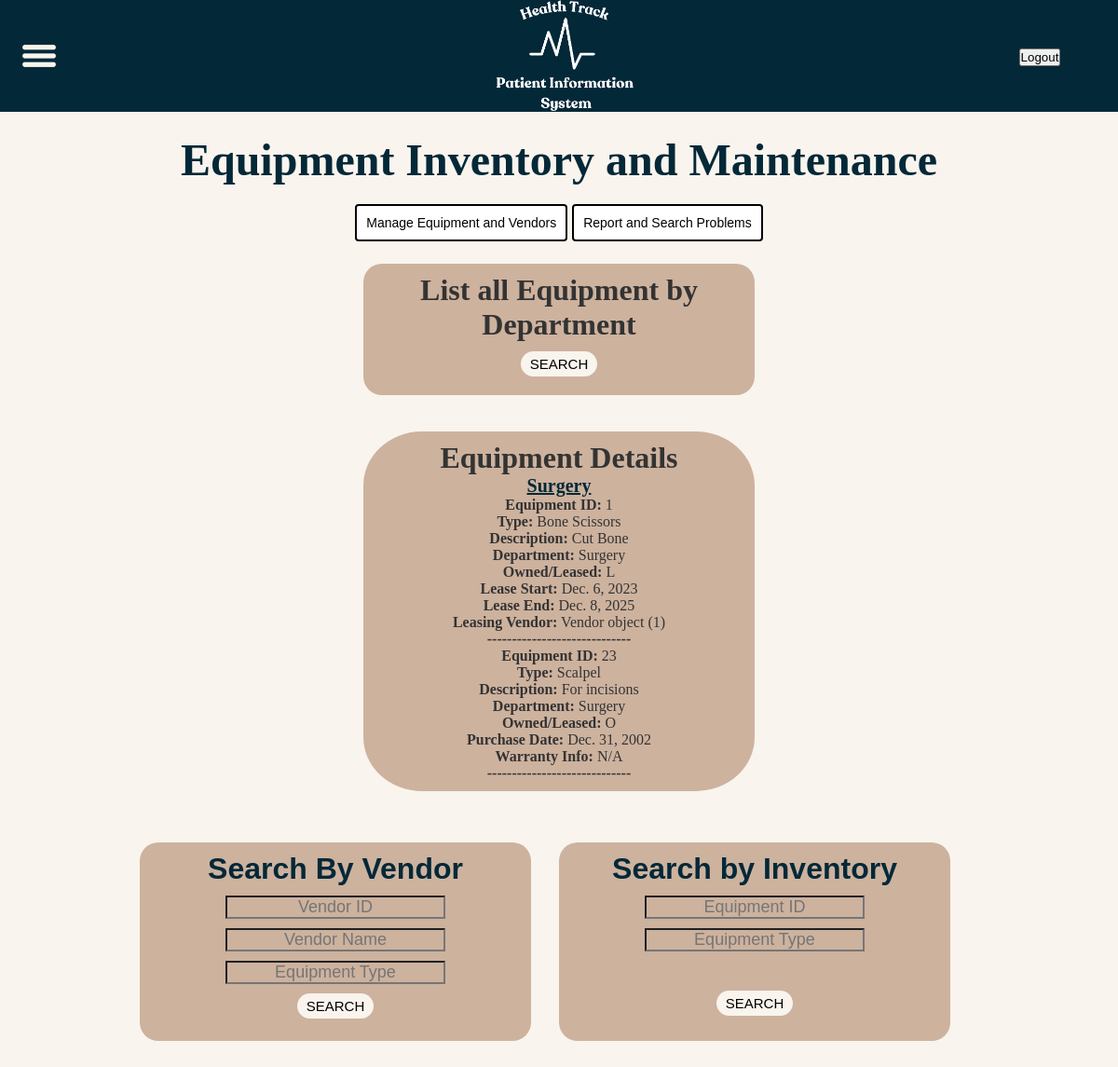
The app's page /equipment/department/ with its own data.
### equipment/models.py (models this page shows, shortened)
class Equipment(models.Model):
    equipmentid = models.IntegerField(db_column='EquipmentID', primary_key=True)  # Field name made lowercase.
    type = models.CharField(db_column='Type', max_length=45)  # Field name made lowercase.
    lease_terms = models.CharField(
        db_column='Lease Terms',
        max_length=45,
        blank=True,
        null=True
    )  # Field name made lowercase. Field renamed to remove unsuitable characters.
    description = models.CharField(
        db_column='Description',
        max_length=120,
        blank=True,
        null=True
    )  # Field name made lowercase.
    departmentleased = models.CharField(
        db_column='DepartmentLeased',
        max_length=45,
        blank=True,
        null=True
    )  # Field name made lowercase.
    owned_lease = models.CharField(
        db_column='Owned/Lease',
        max_length=1
    )  # Field name made lowercase. Field renamed to remove unsuitable characters.
    purchasedate = models.DateField(db_column='PurchaseDate', blank=True, null=True)  # Field name made lowercase.
    warenty_info = models.CharField(
        db_column='Warenty Info',
        max_length=120,
        blank=True,
        null=True
    )  # Field name made lowercase. Field renamed to remove unsuitable characters.
    lease_start = models.DateField(db_column='LeaseStart', blank=True, null=True)  # New field for lease start date.
    lease_end = models.DateField(db_column='LeaseEnd', blank=True, null=True)  # New field for lease end date.
    vendor = models.ForeignKey(Vendor, on_delete=models.SET_NULL, null=True, blank=True, db_column='VendorID')
    class Meta:
        db_table = 'equipment_two'

class Vendor(models.Model):
    vendorid = models.IntegerField(db_column='VendorID', primary_key=True)
    name = models.CharField(max_length=100, unique=True)
    address = models.TextField()
    equipment_types = models.CharField(max_length=200, help_text="Comma-separated list of equipment types")
    preferred = models.BooleanField(default=False)
    class Meta:
        db_table = 'vendor'

### equipment/views.py (the view)
# urls.py: path('equipment/department/', DepartmentView.as_view(),name='department_search'),
class DepartmentView(View):
    def get(self, request):
        department_query = request.GET.get('departmentleased', '')
        if department_query:
            equipment_list = Equipment.objects.filter(departmentleased__icontains=department_query)
        else:
            equipment_list = Equipment.objects.all()
        grouped_equipment = {}
        for item in equipment_list:
            department = item.departmentleased
            if department not in grouped_equipment:
                grouped_equipment[department] = []
            grouped_equipment[department].append(item)
        context = {
            'grouped_equipment': grouped_equipment,
            'department_query': department_query,
        }
        return render(request, 'equipment.html', context)

### equipment/templates/equipment.html (shortened to what this page needs)
{% extends "baseTemplate.html" %}
{% load static %}
{% block page_css %}
    <link rel="stylesheet" href="{% static 'css/equipment.css' %}">
{% endblock %}
{% block content %}
<h1 class="equipment-title">Equipment Inventory and Maintenance</h1>
<div class="redirect-container">
    <a href="{% url 'manage_page' %}">
        <button class="redirect-button">Manage Equipment and Vendors</button>
    </a>
    <a href="{% url 'problems_page' %}">
        <button class="redirect-button">Report and Search Problems</button>
    </a>
</div>
<div class="type-parent">
    <h1>List all Equipment by Department</h1>
    <form method="GET" action="{% url 'department_search' %}">
        <button class="type-button">SEARCH</button>
    </form>
</div>
<div class="department-search-container">
    {% if grouped_equipment %}
        <div class="department-background">
            <h2 style="font-size: 32px;"></h2style>Equipment Details</h2>
            {% for department, items in grouped_equipment.items %}
                <h3><div class="department-label">{{ department }}</class></h3>
                <ul>
                    {% for item in items %}
                        <li>
                            <p><strong>Equipment ID:</strong> {{ item.equipmentid }}</p>
                            <p><strong>Type:</strong> {{ item.type }}</p>
                            <p><strong>Description:</strong> {{ item.description }}</p>
                            <p><strong>Department:</strong> {{ item.departmentleased }}</p>
                            <p><strong>Owned/Leased:</strong> {{ item.owned_lease }}</p>
                            {% if item.purchasedate %}
                                <p><strong>Purchase Date:</strong> {{ item.purchasedate }}</p>
                            {% endif %}
                            {% if item.warenty_info %}
                                <p><strong>Warranty Info:</strong> {{ item.warenty_info }}</p>
                            {% endif %}
                            {% if item.lease_start %}
                                <p><strong>Lease Start:</strong> {{ item.lease_start }}</p>
                                <p><strong>Lease End:</strong> {{ item.lease_end }}</p>
                                <p><strong>Leasing Vendor:</strong> {{ item.vendor }}</p>
                            {% endif %}
                            <p><strong>-----------------------------</strong></p>
                        </li>
                    {% endfor %}
                </ul>
            {% endfor %}
        </div>
    {% else %}
        {% if search_query %}
            <p><b>No equipment found.</b></p>
        {% endif %}
    {% endif %}
</div>
<div class="search-parent">
    <div class="vendor-background">
        <div class="vendor-title">Search By Vendor</div>
        <div class="vendor-input">
            <form method="GET" action="{% url 'vendor_search' %}">
                <input class="vendor-id" type="text" name="vendorid" placeholder="Vendor ID" value="{{ query_vendorid }}">
                <input class="vendor-name" type="text" name="name" placeholder="Vendor Name" value="{{ query_name }}">
                <input class="vendor-name" type="text" name="equipment_type" placeholder="Equipment Type" value="{{ query_equipment_type }}">
                <button class="vendor-button">SEARCH</button>
            </form>
        </div>
    </div>
    <div class="inventory-background">
        <div class="inventory-title">Search by Inventory</div>
        <div class="inventory-interact">
            <form method="GET" action="{% url 'equipment' %}">
                <input class="inventory-id" type="text" name="equipmentid" placeholder="Equipment ID" value="{{ query_id }}">
                <input class="inventory-id" type="text" name="type" placeholder="Equipment Type" value="{{ query_type }}">
                <button class="inventory-button">SEARCH</button>
            </form>
        </div>
    </div>
</div>
<div class="search-parent">
</div>
{% endblock %}

### djangoProject/static/css/template.css (style rules this page uses)
* { margin: 0; padding: 0; box-sizing: border-box; }
body { font-family: "source-serif-pro", serif; font-weight: 400; font-style: normal; background-color: #f9f4ed; color: #333; }

### equipment/static/css/equipment.css (style rules this page uses)
.equipment-title { color:#032838; font-size: 48px; text-align: center; margin-bottom: 0.5cm; }
.type-parent { display: flex; flex-direction: column; align-items: stretch; justify-content: center; text-align: center; background-color: #CDB29E; height: auto; width: 35vw; border-radius: 20px; margin: 3vh auto; padding: 10px; }
.type-button { display: inline-block; font-size: 15px; border-radius: 15px; border:none; outline-width: medium; background-color: #f9f4ed; height: auto; margin-bottom: 10px; width: auto; padding: 5px 10px; text-align: center; margin-top: 10px; }
.redirect-container { text-align: center; margin-top: 20px; display: flex; justify-content: center; gap: 5px; }
.redirect-button { font-size: 14px; background-color: white; height: auto; width: auto; padding: 10px; border: 2px solid black; border-radius: 4px; cursor: pointer; }
.search-parent { display: flex; justify-content: center; align-items: stretch; text-align: center; margin-bottom: 10px; }
.vendor-background, .inventory-background { margin-right: 30px; display: inline-block; background-color: #CDB29E; box-sizing: border-box; width: 35vw; overflow: hidden; border-radius: 20px; margin-top: 5vh; }
.vendor-title, .inventory-title { margin-top: 10px; margin-bottom: 10px; text-align: center; font-size: 32px; font-weight: bold; font-family: Arial, sans-serif; color: #032838; }
.vendor-input, .vendor-id { text-align: center; margin-bottom: 10px; font-size: 18px; color: #000000; background-color: transparent; display: inline-block; overflow: hidden; }
.vendor-name { text-align: center; margin-bottom: 10px; font-size: 18px; color: #000000; background-color: transparent; display: flex; overflow: hidden; }
.inventory-interact { display: flex; flex-direction: column; align-items: center; margin-bottom: 10px; gap: 10px; justify-content: center; }
.inventory-id { text-align: center; font-size: 18px; color: #000000; margin-bottom: 10px; background-color: transparent; display: flex; overflow: hidden; }
.vendor-button { display: inline-block; font-size: 15px; border-radius: 15px; border: none; outline-width: medium; background-color: #f9f4ed; height: auto; margin-bottom: 10px; width: auto; padding: 5px 10px; text-align: center; }
.inventory-button { display: inline-block; font-size: 15px; border-radius: 15px; border: none; outline-width: medium; background-color: #f9f4ed; height: auto; margin-bottom: 10px; width: auto; padding: 5px 10px; text-align: center; margin-top: 32px }
.department-search-container { display: flex; justify-content: center; align-items: center; height: auto; width: 100%; padding: 15px; }
.department-background { background-color: #CDB29E; height: auto; width: 35vw; box-sizing: border-box; overflow: hidden; border-radius: 15%; padding: 10px; display: block; text-align: center; }
.department-search-container p, .department-background h2, .department-background h3, .department-background li { text-align: center; }
.department-search-container p { font-size: 1rem; }
.department-label { color:#032838; font-size: 20px; text-decoration: underline; }

### records on screen
Equipment: DepartmentLeased "Surgery", equipmentid "1", type "Bone Scissors", description "Cut Bone", departmentleased "Surgery", owned_lease "L", lease_start "Dec. 6, 2023", lease_end "Dec. 8, 2025", vendor "Vendor object (1)"
Equipment: equipmentid "23", type "Scalpel", description "For incisions", departmentleased "Surgery", owned_lease "O", purchasedate "Dec. 31, 2002", warenty_info "N/A"
